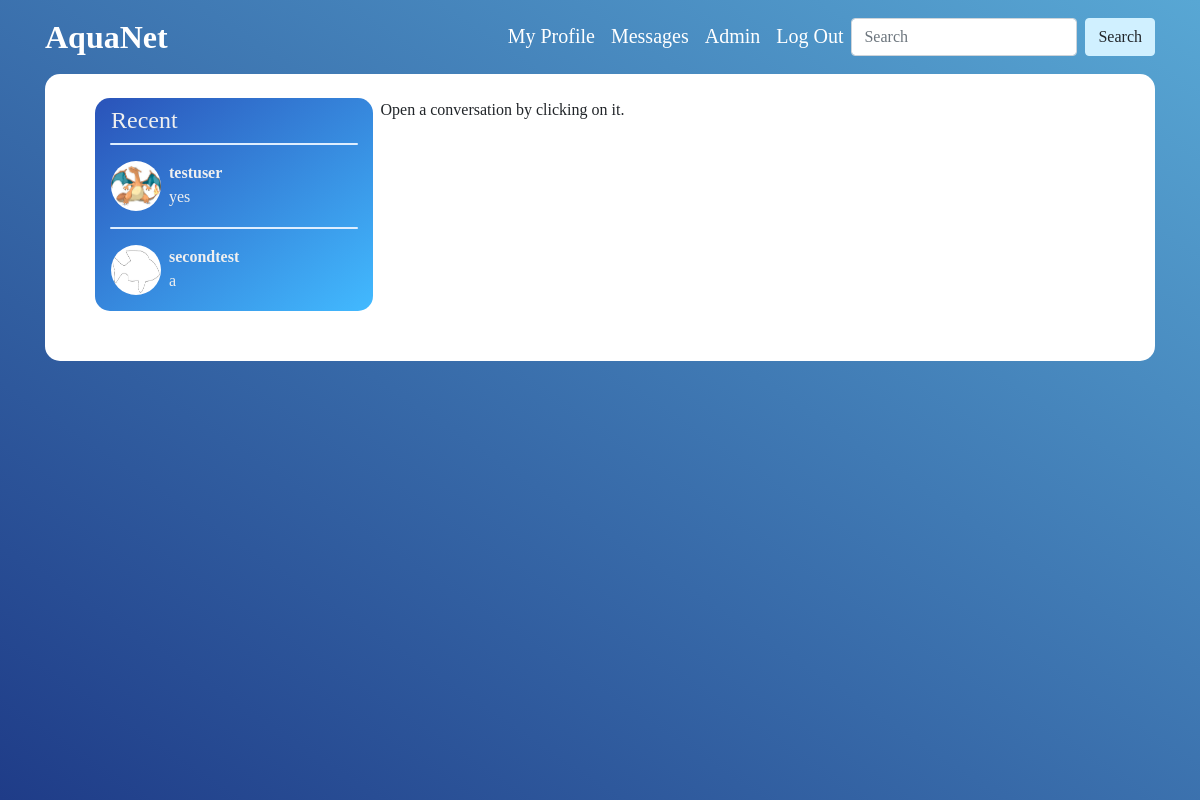
Before: /messages (signed in) with the older database file.
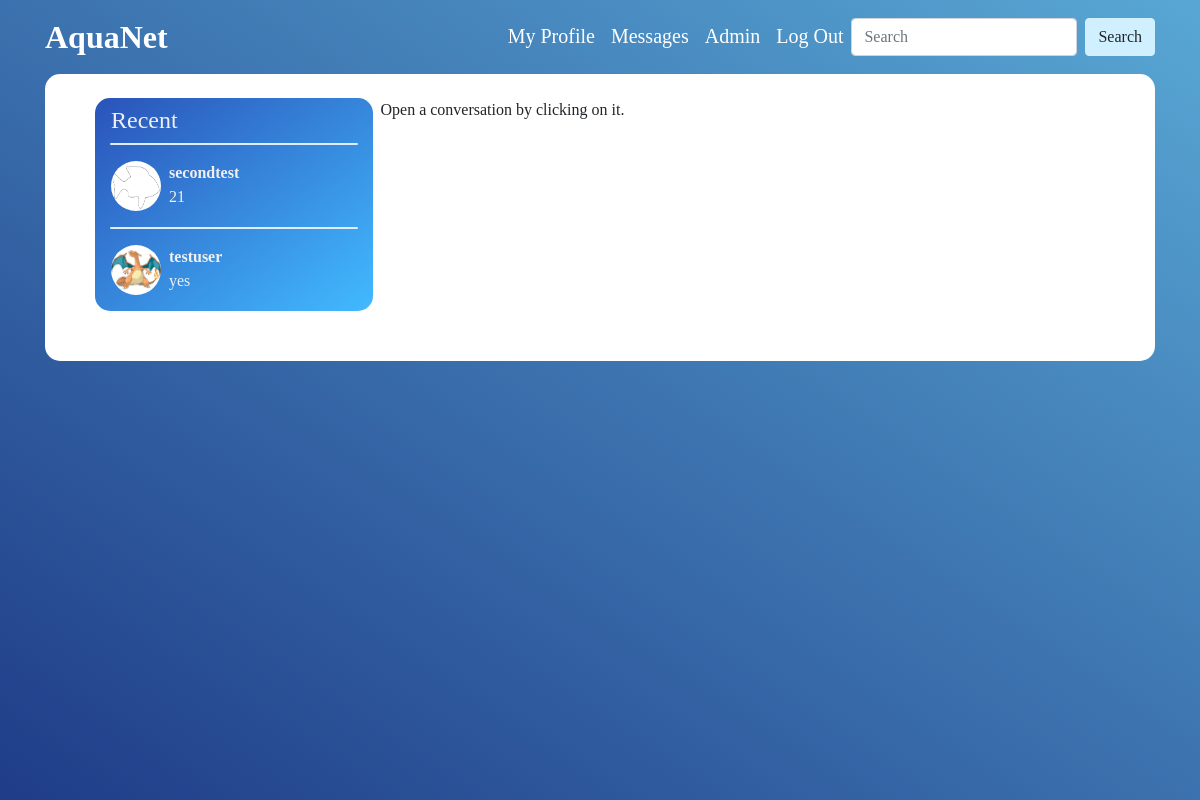
After: the same page with the newer database file.
### userschat/models.py (models this page shows, shortened)
class Thread(models.Model):
    first_user = models.ForeignKey(User, related_name="first_user", on_delete=models.CASCADE)
    second_user = models.ForeignKey(User, related_name="second_user", on_delete=models.CASCADE)
    notify_first_user = models.BooleanField(default=False)
    notify_second_user = models.BooleanField(default=False)
    last_update = models.DateTimeField(default=timezone.now)
    def get_last_message(self):
        last_message = Message.objects.filter(thread=self.id).last()
        if last_message:
            return last_message.message
    def get_second_user_image(self):
        return get_user_image_url(self.second_user)

class Message(models.Model):
    thread = models.ForeignKey(Thread, null=True, blank=True, on_delete=models.SET_NULL)
    message = models.TextField()
    sender = models.ForeignKey(User, on_delete=models.CASCADE)
    date = models.DateTimeField(default=timezone.now)

### users/models.py (models this page shows, shortened)
class UserImage(models.Model):
    user = models.OneToOneField(User, on_delete=models.CASCADE)
    user_image = models.ImageField(upload_to='user-images', blank=True)

### userschat/views.py (the view)
# urls.py: path('messages', views.ThreadsView.as_view(), name='threads'),
class ThreadsView(LoginRequiredMixin, TemplateView):
    template_name = 'userschat/threads.html'
    def get_context_data(self, *, object_list=None, **kwargs):
        context = super(ThreadsView, self).get_context_data(**kwargs)
        self.threads = Thread.objects.filter(Q(first_user=self.request.user) | Q(second_user=self.request.user)).order_by('-last_update')
        context.update({'threads': self.threads})
        return context

### aquanet/context_processors.py (called while the page is built)
def get_unread_threads(request):
    unread_threads = 0
    active_user = request.user
    if active_user.is_authenticated:
        threads = Thread.objects.filter(Q(first_user=request.user) | Q(second_user=request.user))
        for thread in threads:
            if active_user == thread.first_user:
                if thread.notify_first_user:
                    unread_threads += 1
            else:
                if thread.notify_second_user:
                    unread_threads += 1
    return {'unread_threads': unread_threads}

### users/models.py (called while the page is built)
def get_user_image_url(user):
    if UserImage.objects.filter(user=user):
        img = UserImage.objects.get(user=user)
        return img.user_image.url
    else:
        return "/media/species-images/default.jpg"

### userschat/templates/userschat/threads.html (shortened to what this page needs)
{% extends "speciesprofile/base.html" %}
{% load static %}
{% block content %}
<div class="card">
    <div id="threads-parent" class="d-flex">
        <div id="threads-container" class="ml-50px mt-4">
            <div id="thread-header">
                <h4 class="ml-3 mt-2">Recent</h4>
                <hr class="thread-divider">
            </div>
            {% for thread in threads %}
                {% if thread.get_last_message %}
                    {% if forloop.counter0 != 0 %}
                    <hr class="thread-divider">
                    {% endif%}
                    <div class="thread-box d-flex p-3" data-thread-id="{{thread.id}}">
                        <div class="chat-user-img">
                            {% if thread.first_user == user %}
                                <a href="{% url 'users:profile' thread.second_user %}"><img src="{{thread.get_second_user_image}}" alt="" height="50" width="50"></a>
                            {% else %}
                                <a href="{% url 'users:profile' thread.first_user %}"><img src="{{thread.get_first_user_image}}" alt="" height="50" width="50"></a>
                            {% endif %}
                        </div>
                        <div class="ml-2">
                            {% if thread.first_user == user %}
                                <div class="font-weight-bold">{{thread.second_user.username}}</div>
                            {% else %}
                                <div class="font-weight-bold">{{thread.first_user.username}}</div>
                            {% endif %}
                            <div id="latest-message{{thread.id}}">{{thread.get_last_message}}</div>
                        </div>
                    </div>
                {% endif %}
            {% endfor %}
        </div>
        <div id="conversation-container">
            <div class="ml-2 mt-4">Open a conversation by clicking on it.</div>
        </div>
    </div>
</div>
{% endblock content %}

Changed rows visible on the page:
changed Thread "secondtest": get_last_message "a" → "21"; moves up the list
